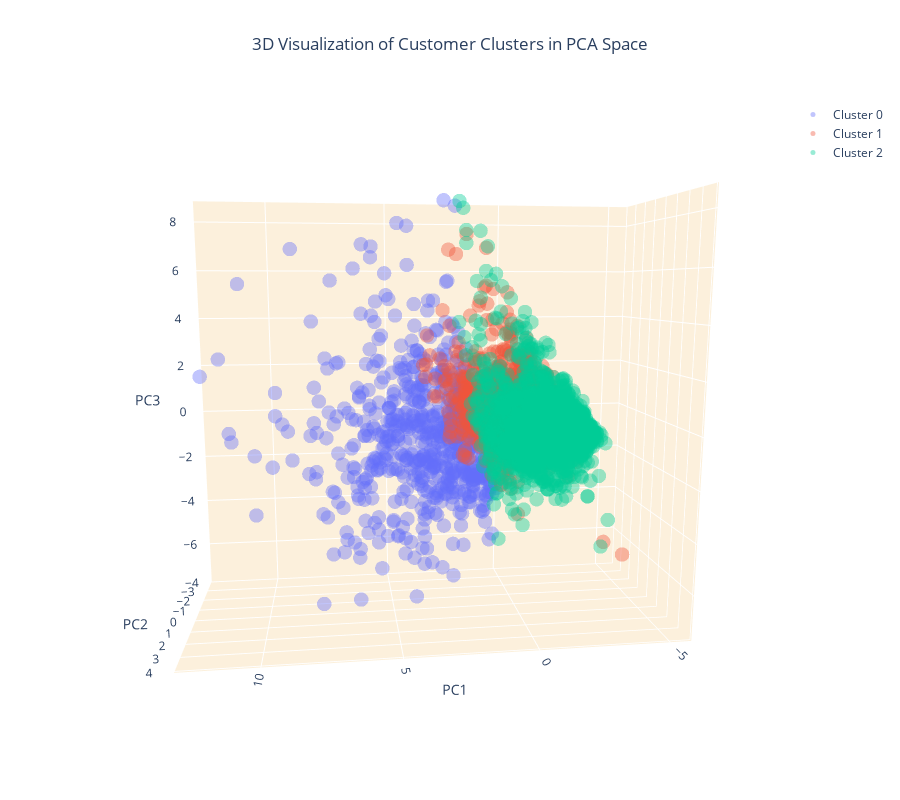

Notebook code for this chart:
### Code cell
import plotly.graph_objects as go


# Create separate data frames for each cluster
cluster_0 = customer_data_pca[customer_data_pca['cluster'] == 0]
cluster_1 = customer_data_pca[customer_data_pca['cluster'] == 1]
cluster_2 = customer_data_pca[customer_data_pca['cluster'] == 2]
#cluster_3 = customer_data_pca[customer_data_pca['cluster'] == 3]
#cluster_4 = customer_data_pca[customer_data_pca['cluster'] == 4]
#cluster_5 = customer_data_pca[customer_data_pca['cluster'] == 5]

# Create a 3D scatter plot
fig = go.Figure()

# Add data points for each cluster separately and specify the color
fig.add_trace(go.Scatter3d(x=cluster_0['PC1'], y=cluster_0['PC2'], z=cluster_0['PC3'], 
                           mode='markers', marker=dict( size=5, opacity=0.4), name='Cluster 0'))
fig.add_trace(go.Scatter3d(x=cluster_1['PC1'], y=cluster_1['PC2'], z=cluster_1['PC3'], 
                           mode='markers', marker=dict( size=5, opacity=0.4), name='Cluster 1'))
fig.add_trace(go.Scatter3d(x=cluster_2['PC1'], y=cluster_2['PC2'], z=cluster_2['PC3'], 
                           mode='markers', marker=dict( size=5, opacity=0.4), name='Cluster 2'))
#fig.add_trace(go.Scatter3d(x=cluster_3['PC1'], y=cluster_0['PC2'], z=cluster_0['PC3'], 
#                           mode='markers', marker=dict( size=5, opacity=0.4), name='Cluster 3'))
#fig.add_trace(go.Scatter3d(x=cluster_4['PC1'], y=cluster_1['PC2'], z=cluster_1['PC3'], 
#                           mode='markers', marker=dict( size=5, opacity=0.4), name='Cluster 1'))
#fig.add_trace(go.Scatter3d(x=cluster_5['PC1'], y=cluster_2['PC2'], z=cluster_2['PC3'], 
#                           mode='markers', marker=dict( size=5, opacity=0.4), name='Cluster 2'))

# Set the title and layout details
fig.update_layout(
    title=dict(text='3D Visualization of Customer Clusters in PCA Space', x=0.5),
    scene=dict(
        xaxis=dict(backgroundcolor="#fcf0dc", gridcolor='white', title='PC1'),
        yaxis=dict(backgroundcolor="#fcf0dc", gridcolor='white', title='PC2'),
        zaxis=dict(backgroundcolor="#fcf0dc", gridcolor='white', title='PC3'),
    ),
    width=900,
    height=800
)

# Show the plot
fig.show()

### Figure 1 — Plotly figure (JSON) as saved in the notebook; plotly's stock layout.template omitted (floating-point values rounded to 4 significant figures; data arrays with more than 128 entries replaced by an {"elided": "..."} marker saying what was removed)
{"data": [{"marker": {"opacity": 0.4, "size": 5}, "mode": "markers", "name": "Cluster 0", "type": "scatter3d", "x": {"elided": "668 float values"}, "y": {"elided": "668 float values"}, "z": {"elided": "668 float values"}}, {"marker": {"opacity": 0.4, "size": 5}, "mode": "markers", "name": "Cluster 1", "type": "scatter3d", "x": {"elided": "1697 float values"}, "y": {"elided": "1697 float values"}, "z": {"elided": "1697 float values"}}, {"marker": {"opacity": 0.4, "size": 5}, "mode": "markers", "name": "Cluster 2", "type": "scatter3d", "x": {"elided": "1702 float values"}, "y": {"elided": "1702 float values"}, "z": {"elided": "1702 float values"}}], "layout": {"height": 800, "scene": {"aspectmode": "auto", "aspectratio": {"x": 1.374, "y": 0.5985, "z": 1.216}, "camera": {"center": {"x": 0, "y": 0, "z": 0}, "eye": {"x": 0.2686, "y": 2.119, "z": 0.3517}, "projection": {"type": "perspective"}, "up": {"x": 0, "y": 0, "z": 1}}, "xaxis": {"backgroundcolor": "#fcf0dc", "gridcolor": "white", "title": {"text": "PC1"}, "type": "linear"}, "yaxis": {"backgroundcolor": "#fcf0dc", "gridcolor": "white", "title": {"text": "PC2"}, "type": "linear"}, "zaxis": {"backgroundcolor": "#fcf0dc", "gridcolor": "white", "title": {"text": "PC3"}, "type": "linear"}}, "title": {"text": "3D Visualization of Customer Clusters in PCA Space", "x": 0.5}, "width": 900}}
